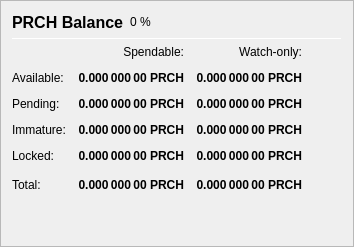
                   <widget class="QFrame" name="frame_Balances">
                    <property name="frameShape">
                     <enum>QFrame::StyledPanel</enum>
                    </property>
                    <property name="frameShadow">
                     <enum>QFrame::Raised</enum>
                    </property>
                    <layout class="QVBoxLayout" name="verticalLayout_4">
                     <item>
                      <layout class="QHBoxLayout" name="horizontalLayout_4">
                       <item>
                        <widget class="QLabel" name="label_5">
                         <property name="minimumSize">
                          <size>
                           <width>0</width>
                           <height>20</height>
                          </size>
                         </property>
                         <property name="font">
                          <font>
                           <pointsize>12</pointsize>
                           <weight>75</weight>
                           <bold>true</bold>
                          </font>
                         </property>
                         <property name="text">
                          <string>PRCH Balance</string>
                         </property>
                        </widget>
                       </item>
                       <item>
                        <widget class="QLabel" name="labelPRCHPercent">
                         <property name="text">
                          <string notr="true">0 %</string>
                         </property>
                        </widget>
                       </item>
                       <item>
                        <spacer name="horizontalSpacer_3">
                         <property name="orientation">
                          <enum>Qt::Horizontal</enum>
                         </property>
                         <property name="sizeHint" stdset="0">
                          <size>
                           <width>40</width>
                           <height>20</height>
                          </size>
                         </property>
                        </spacer>
                       </item>
                      </layout>
                     </item>
                     <item>
                      <widget class="Line" name="line_Balance">
                       <property name="minimumSize">
                        <size>
                         <width>0</width>
                         <height>1</height>
                        </size>
                       </property>
                       <property name="maximumSize">
                        <size>
                         <width>16777215</width>
                         <height>1</height>
                        </size>
                       </property>
                       <property name="orientation">
                        <enum>Qt::Horizontal</enum>
                       </property>
                      </widget>
                     </item>
                     <item>
                      <layout class="QGridLayout" name="gridLayout">
                       <property name="spacing">
                        <number>12</number>
                       </property>
                       <item row="0" column="1">
                        <widget class="QLabel" name="labelSpendable">
                         <property name="text">
                          <string>Spendable:</string>
                         </property>
                         <property name="alignment">
                          <set>Qt::AlignRight|Qt::AlignTrailing|Qt::AlignVCenter</set>
                         </property>
                        </widget>
                       </item>
                       <item row="0" column="2">
                        <widget class="QLabel" name="labelWatchonly">
                         <property name="text">
                          <string>Watch-only:</string>
                         </property>
                         <property name="alignment">
                          <set>Qt::AlignRight|Qt::AlignTrailing|Qt::AlignVCenter</set>
                         </property>
                        </widget>
                       </item>
                       <item row="1" column="0">
                        <widget class="QLabel" name="labelBalanceText">
                         <property name="text">
                          <string>Available:</string>
                         </property>
                        </widget>
                       </item>
                       <item row="1" column="1">
                        <widget class="QLabel" name="labelBalance">
                         <property name="font">
                          <font>
                           <weight>75</weight>
                           <bold>true</bold>
                          </font>
                         </property>
                         <property name="cursor">
                          <cursorShape>IBeamCursor</cursorShape>
                         </property>
                         <property name="toolTip">
                          <string>Your current spendable balance</string>
                         </property>
                         <property name="text">
                          <string notr="true">0.000 000 00 PRCH</string>
                         </property>
                         <property name="alignment">
                          <set>Qt::AlignRight|Qt::AlignTrailing|Qt::AlignVCenter</set>
                         </property>
                         <property name="textInteractionFlags">
                          <set>Qt::LinksAccessibleByMouse|Qt::TextSelectableByKeyboard|Qt::TextSelectableByMouse</set>
                         </property>
                        </widget>
                       </item>
                       <item row="1" column="2">
                        <widget class="QLabel" name="labelWatchAvailable">
                         <property name="font">
                          <font>
                           <weight>75</weight>
                           <bold>true</bold>
                          </font>
                         </property>
                         <property name="cursor">
                          <cursorShape>IBeamCursor</cursorShape>
                         </property>
                         <property name="toolTip">
                          <string>Your current balance in watch-only addresses</string>
                         </property>
                         <property name="text">
                          <string notr="true">0.000 000 00 PRCH</string>
                         </property>
                         <property name="alignment">
                          <set>Qt::AlignRight|Qt::AlignTrailing|Qt::AlignVCenter</set>
                         </property>
                         <property name="textInteractionFlags">
                          <set>Qt::LinksAccessibleByMouse|Qt::TextSelectableByKeyboard|Qt::TextSelectableByMouse</set>
                         </property>
                        </widget>
                       </item>
                       <item row="2" column="0">
                        <widget class="QLabel" name="labelPendingText">
                         <property name="text">
                          <string>Pending:</string>
                         </property>
                        </widget>
                       </item>
                       <item row="2" column="1">
                        <widget class="QLabel" name="labelUnconfirmed">
                         <property name="font">
                          <font>
                           <weight>75</weight>
                           <bold>true</bold>
                          </font>
                         </property>
                         <property name="cursor">
                          <cursorShape>IBeamCursor</cursorShape>
                         </property>
                         <property name="toolTip">
                          <string>Total of transactions that have yet to be confirmed, and do not yet count toward the spendable balance</string>
                         </property>
                         <property name="text">
                          <string notr="true">0.000 000 00 PRCH</string>
                         </property>
                         <property name="alignment">
                          <set>Qt::AlignRight|Qt::AlignTrailing|Qt::AlignVCenter</set>
                         </property>
                         <property name="textInteractionFlags">
                          <set>Qt::LinksAccessibleByMouse|Qt::TextSelectableByKeyboard|Qt::TextSelectableByMouse</set>
                         </property>
                        </widget>
                       </item>
                       <item row="2" column="2">
                        <widget class="QLabel" name="labelWatchPending">
                         <property name="font">
                          <font>
                           <weight>75</weight>
                           <bold>true</bold>
                          </font>
                         </property>
                         <property name="cursor">
                          <cursorShape>IBeamCursor</cursorShape>
                         </property>
                         <property name="toolTip">
                          <string>Unconfirmed transactions to watch-only addresses</string>
                         </property>
                         <property name="text">
                          <string notr="true">0.000 000 00 PRCH</string>
                         </property>
                         <property name="alignment">
                          <set>Qt::AlignRight|Qt::AlignTrailing|Qt::AlignVCenter</set>
                         </property>
                         <property name="textInteractionFlags">
                          <set>Qt::LinksAccessibleByMouse|Qt::TextSelectableByKeyboard|Qt::TextSelectableByMouse</set>
                         </property>
                        </widget>
                       </item>
                       <item row="3" column="0">
                        <widget class="QLabel" name="labelImmatureText">
                         <property name="text">
                          <string>Immature:</string>
                         </property>
                        </widget>
                       </item>
                       <item row="3" column="1">
                        <widget class="QLabel" name="labelImmature">
                         <property name="font">
                          <font>
                           <weight>75</weight>
                           <bold>true</bold>
                          </font>
                         </property>
                         <property name="cursor">
                          <cursorShape>IBeamCursor</cursorShape>
                         </property>
                         <property name="toolTip">
                          <string>Staked or masternode rewards that has not yet matured</string>
                         </property>
                         <property name="text">
                          <string notr="true">0.000 000 00 PRCH</string>
                         </property>
                         <property name="alignment">
                          <set>Qt::AlignRight|Qt::AlignTrailing|Qt::AlignVCenter</set>
                         </property>
                         <property name="textInteractionFlags">
                          <set>Qt::LinksAccessibleByMouse|Qt::TextSelectableByKeyboard|Qt::TextSelectableByMouse</set>
                         </property>
                        </widget>
                       </item>
                       <item row="3" column="2">
                        <widget class="QLabel" name="labelWatchImmature">
                         <property name="font">
                          <font>
                           <weight>75</weight>
                           <bold>true</bold>
                          </font>
                         </property>
                         <property name="cursor">
                          <cursorShape>IBeamCursor</cursorShape>
                         </property>
                         <property name="toolTip">
                          <string>Staked or masternode rewards in watch-only addresses that has not yet matured</string>
                         </property>
                         <property name="text">
                          <string notr="true">0.000 000 00 PRCH</string>
                         </property>
                         <property name="alignment">
                          <set>Qt::AlignRight|Qt::AlignTrailing|Qt::AlignVCenter</set>
                         </property>
                         <property name="textInteractionFlags">
                          <set>Qt::LinksAccessibleByMouse|Qt::TextSelectableByKeyboard|Qt::TextSelectableByMouse</set>
                         </property>
                        </widget>
                       </item>
                       <item row="4" column="0">
                        <widget class="QLabel" name="labelLockedBalanceText">
                         <property name="toolTip">
                          <string>Locked PRCH or Masternode collaterals. These are excluded from zPRCH minting.</string>
                         </property>
                         <property name="text">
                          <string>Locked:</string>
                         </property>
                        </widget>
                       </item>
                       <item row="4" column="1">
                        <widget class="QLabel" name="labelLockedBalance">
                         <property name="font">
                          <font>
                           <weight>75</weight>
                           <bold>true</bold>
                          </font>
                         </property>
                         <property name="cursor">
                          <cursorShape>IBeamCursor</cursorShape>
                         </property>
                         <property name="toolTip">
                          <string>Locked PRCH or Masternode collaterals. These are excluded from zPRCH minting.</string>
                         </property>
                         <property name="text">
                          <string notr="true">0.000 000 00 PRCH</string>
                         </property>
                         <property name="alignment">
                          <set>Qt::AlignRight|Qt::AlignTrailing|Qt::AlignVCenter</set>
                         </property>
                         <property name="textInteractionFlags">
                          <set>Qt::LinksAccessibleByMouse|Qt::TextSelectableByKeyboard|Qt::TextSelectableByMouse</set>
                         </property>
                        </widget>
                       </item>
                       <item row="4" column="2">
                        <widget class="QLabel" name="labelWatchLocked">
                         <property name="font">
                          <font>
                           <weight>75</weight>
                           <bold>true</bold>
                          </font>
                         </property>
                         <property name="cursor">
                          <cursorShape>IBeamCursor</cursorShape>
                         </property>
                         <property name="toolTip">
                          <string>Current locked balance in watch-only addresses</string>
                         </property>
                         <property name="text">
                          <string notr="true">0.000 000 00 PRCH</string>
                         </property>
                         <property name="alignment">
                          <set>Qt::AlignRight|Qt::AlignTrailing|Qt::AlignVCenter</set>
                         </property>
                         <property name="textInteractionFlags">
                          <set>Qt::LinksAccessibleByMouse|Qt::TextSelectableByKeyboard|Qt::TextSelectableByMouse</set>
                         </property>
                        </widget>
                       </item>
                       <item row="5" column="0">
                        <widget class="QLabel" name="labelTotalText">
                         <property name="toolTip">
                          <string>Your current PowerCash balance, unconfirmed and immature transactions included</string>
                         </property>
                         <property name="text">
                          <string>Total:</string>
                         </property>
                        </widget>
                       </item>
                       <item row="5" column="1">
                        <widget class="QLabel" name="labelTotal">
                         <property name="font">
                          <font>
                           <weight>75</weight>
                           <bold>true</bold>
                          </font>
                         </property>
                         <property name="cursor">
                          <cursorShape>IBeamCursor</cursorShape>
                         </property>
                         <property name="toolTip">
                          <string>Your current PowerCash balance, unconfirmed and immature transactions included</string>
                         </property>
                         <property name="text">
                          <string notr="true">0.000 000 00 PRCH</string>
                         </property>
                         <property name="alignment">
                          <set>Qt::AlignRight|Qt::AlignTrailing|Qt::AlignVCenter</set>
                         </property>
                         <property name="textInteractionFlags">
                          <set>Qt::LinksAccessibleByMouse|Qt::TextSelectableByKeyboard|Qt::TextSelectableByMouse</set>
                         </property>
                        </widget>
                       </item>
                       <item row="5" column="2">
                        <widget class="QLabel" name="labelWatchTotal">
                         <property name="font">
                          <font>
                           <weight>75</weight>
                           <bold>true</bold>
                          </font>
                         </property>
                         <property name="cursor">
                          <cursorShape>IBeamCursor</cursorShape>
                         </property>
                         <property name="toolTip">
                          <string>Current total balance in watch-only addresses</string>
                         </property>
                         <property name="text">
                          <string notr="true">0.000 000 00 PRCH</string>
                         </property>
                         <property name="alignment">
                          <set>Qt::AlignRight|Qt::AlignTrailing|Qt::AlignVCenter</set>
                         </property>
                         <property name="textInteractionFlags">
                          <set>Qt::LinksAccessibleByMouse|Qt::TextSelectableByKeyboard|Qt::TextSelectableByMouse</set>
                         </property>
                        </widget>
                       </item>
                       <item row="5" column="3">
                        <spacer name="horizontalSpacer_9">
                         <property name="orientation">
                          <enum>Qt::Horizontal</enum>
                         </property>
                         <property name="sizeHint" stdset="0">
                          <size>
                           <width>40</width>
                           <height>20</height>
                          </size>
                         </property>
                        </spacer>
                       </item>
                      </layout>
                     </item>
                     <item>
                      <spacer name="verticalSpacer_3">
                       <property name="orientation">
                        <enum>Qt::Vertical</enum>
                       </property>
                       <property name="sizeHint" stdset="0">
                        <size>
                         <width>20</width>
                         <height>40</height>
                        </size>
                       </property>
                      </spacer>
                     </item>
                    </layout>
                   </widget>
